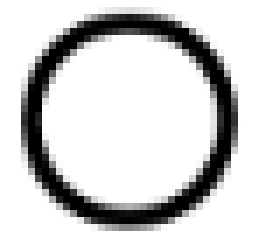
#> input picture backend/benchmarks/fixtures/glyphs/circularity_1.png, 38 x 36 px (shown 7 times larger)
$ python -i symbol_markers.py   (imports and definitions only)
#> lines starting #> are read from the running program, lines starting #| are printed output that depends on the picture; after the words box and inside, x2 and y2 are one past the last pixel; in counts of white or black regions, pixels touching at a corner belong together
#> further down, picture is the input picture: shape (36, 38); min 0, max 255, mean 209.5
"""Find where a reference table's point names are printed in the views.

Once the coordinate table has been read, every one of its point names — ``a``,
``b``, ``c`` … — appears somewhere in the drawing as a bare glyph on its own
leader line, often several times because the same point is called out in more
than one view.  Those glyph positions are what gets ballooned.

Recognition is the wrong tool here and was measured to be: run over tiles of
the sheet, PaddleOCR found roughly half the markers on the benchmark drawing
and invented a handful that were not there.  A lone 10-pixel letter carries
almost no context, which is exactly what a text recogniser relies on.

Template matching does have the context, because the drawing supplies it.  The
table prints the very same names in the very same font, so its name cells are
cut out and used as the templates, and the digits in its coordinate cells are
cut out as *counter*-templates.  A candidate glyph in the views is accepted
only when it looks more like one of the point names than like any digit, by a
clear margin.  Everything compared comes from this one sheet, so the matcher
never has to generalise across fonts, scanners or line weights.

Scale is handled by normalising both sides into the same box: the table prints
its names larger than the views do, typically two to three times.
"""

from __future__ import annotations

from dataclasses import dataclass, field
from typing import Mapping, Sequence

import cv2
import numpy as np
from PIL import Image

from page_layout import LayoutBox


# Every glyph is compared inside this box. Large enough to keep the strokes
# that separate b/h and c/e apart, small enough that matching stays cheap.
GLYPH_NORM = 28

# Standard deviation, in normalised-patch pixels, of the blur applied to both
# sides before they are correlated.
#
# CAD lettering is a hairline: at the resolution this runs at, a point name is
# one or two pixels of stroke with nothing either side of it. A mean-centred
# cosine over two such patches measures stroke *registration*, not letter
# shape — offset the same glyph by one pixel and the two vectors are close to
# orthogonal. On the benchmark tube drawing the correct identity scored 0.20
# for 'k', 0.22 for 'a' and 0.42 for 'g', while 'd' beat its own template's
# rival by 0.02, so eight of the nine printed names failed the acceptance bar
# and three were found. Softening both sides first restores the comparison the
# scores were meant to express: the same eight glyphs score 0.56 to 0.94 and
# every one of them picks its own identity.
#
# Softening this far and no further. The useful band on that sheet runs from
# about 0.8 to 1.5; at 1.6 a false positive appears, and by 1.8 the blur has
# taken the shape out of the glyphs altogether — every thin upright on the
# page matches 'f' or 'k' and the sheet comes back with forty-one markers,
# none of them real.
GLYPH_BLUR = 1.2

# A marker is a smaller print of the same name: the views label points at the
# sheet's note size while the table prints them at its own. Outside this band
# relative to the table's glyphs the candidate is something else entirely.
MARKER_MIN_SCALE = 0.25
MARKER_MAX_SCALE = 1.35

# A printed letter fills a modest part of its bounding box. A solid arrowhead
# or dot fills nearly all of it, a rule or leader line almost none.
MIN_FILL_RATIO = 0.10
MAX_FILL_RATIO = 0.78

# Letters are roughly as tall as they are wide, give or take a descender.
MIN_ASPECT = 0.22
MAX_ASPECT = 2.0

# A marker printed inside dense artwork — over hatching, between the walls of
# a sectioned part — cannot be read reliably whatever it scores. Foreign ink
# in a margin this wide around the glyph, measured against the glyph's own
# ink, is the test. Generous on purpose: a marker normally has its own leader
# line a few pixels away, and that is not a reason to drop it.
ISOLATION_MARGIN_RATIO = 0.5
ISOLATION_MAX_FOREIGN = 1.5

# A marker is a lone glyph; a word or a dimension is a row of them. Whitespace
# alone does not separate the two, because drawing offices letter-space their
# headings — "G u a r a n t e e d  M e c h a n i c a l  P r o p e r t i e s"
# passes any isolation test and then offers one convincing 'a' and 'e' after
# another.
#
# What does separate them is how much company there is along the line. A line
# of type puts a run of same-size glyphs on one foot; a marker has at most a
# leader line and a stray tick beside it. The count is taken over a window
# rather than from the immediate neighbours, which is what makes the test hold
# at a word boundary: the last letter of a letter-spaced word has nothing
# within a letter's width of it on one side.
#
# Alignment is measured at the foot of the glyph, not its centre, because that
# is what a line of type actually shares. Comparing centres missed an 'e' set
# between an ascender and a descender, which is most of a line of lower case.
#
# The test stays blind to shape on purpose: a drawing is full of short strokes
# that would each look like an 'l' or an 'i', and excluding them individually
# was measured to take the thin letters out of "Material" with them, leaving
# its 'a' looking like a lone callout.
TEXT_LINE_SPAN_RATIO = 9.0
TEXT_LINE_MIN_COMPANY = 2
TEXT_RUN_FOOT_ABOVE = 0.3
TEXT_RUN_FOOT_BELOW = 0.45
TEXT_RUN_HEIGHT_MIN = 0.45
TEXT_RUN_HEIGHT_MAX = 2.2

# Correlation against the best-matching template, and how far that must beat
# the best template of any other identity (including the digits). Both were
# set from the benchmark sheet; the margin is what rejects digits that happen
# to resemble a letter at this size.
#
# The bar moved up with GLYPH_BLUR, which lifts every score: on the benchmark
# tube drawing a correct marker now reads 0.74 to 0.97 while the best
# impostor — the "0" of a scale bar's "10" — reads 0.62.
MIN_MATCH_SCORE = 0.70
MIN_MATCH_MARGIN = 0.06

# What the first pass must reach before a marker is trusted enough to become a
# template for the second. Well above the acceptance bar, because one wrong
# exemplar here teaches the second pass to repeat the mistake.
CONFIDENT_SCORE = 0.75
CONFIDENT_MARGIN = 0.18

# How far, in normalised-patch pixels, a template may be slid over a
# candidate before they are scored. See :func:`_correlate`.
SHIFT_SEARCH = 2

# How far a match may stand from the height the sheet's confident matches
# agree on, and how many of those it takes before that agreement is trusted.
# See :func:`_size_agreeing`.
SIZE_CONSENSUS_MIN_RATIO = 0.65
SIZE_CONSENSUS_MAX_RATIO = 1.45
SIZE_CONSENSUS_MIN_MARKERS = 3

# Guard against a pathological page: a drawing covered in small marks would
# otherwise spend minutes in the comparison loop.
MAX_CANDIDATES = 6000

# Label used for every counter-template. Not a point name, so a candidate that
# matches one is rejected.
NOT_A_NAME = "#"


@dataclass
class GlyphTemplate:
    """One exemplar cut from the sheet, kept at the size it was printed.

    The pixels are held rather than a finished patch because the comparison
    is made at the *candidate's* size: see :func:`_normalise`.
    """

    label: str
    gray: np.ndarray
    mask: np.ndarray
    _patches: dict[int, np.ndarray] = field(default_factory=dict, repr=False)

    @property
    def height(self) -> int:
        return int(self.mask.shape[0])

    @property
    def is_name(self) -> bool:
        return self.label != NOT_A_NAME

    # [8 lines left out: function patch, not called in this run]


@dataclass(frozen=True)
class SymbolMarker:
    """One place a point name is printed in the views."""

    symbol: str
    bbox: LayoutBox
    score: float
    margin: float


@dataclass(frozen=True)
class _Candidate:
    """A lone glyph in the views, normalised and waiting to be identified."""

    box: LayoutBox
    gray: np.ndarray
    mask: np.ndarray
    patch: np.ndarray


def _ink_mask(gray: np.ndarray) -> np.ndarray:
    """Binarise dark-on-white artwork, keeping ink that is merely grey.

    Otsu alone is the wrong test for a drawing, and was measured to be: it
    assumes two comparable populations and splits the difference between them,
    so on a sheet that is 99% paper and 1% black linework it parks the
    threshold near mid-grey. Anything printed lighter than that — and point
    names are routinely set in a grey half the weight of the artwork they sit
    on — falls on the paper side and never becomes a candidate at all. On the
    synthetic sheet, markers at grey 130 lost two of three names and markers
    at grey 170 lost all three, before a single correlation was computed.

    Triangle is the test for this histogram shape: one dominant peak with a
    tail, with the threshold set out at the end of the tail. It keeps the grey
    markers, and because it follows the paper distribution rather than a fixed
    level it tightens by itself on a noisy scan instead of flooding — ink came
    back at 0.8–1.0% of the page across the noise range, against Otsu's 0.7%.

    The two are combined rather than swapped. Taking whichever threshold
    admits more ink makes this strictly more permissive than Otsu on its own,
    so a marker that is found today cannot be lost to an unusual histogram
    where Triangle lands lower — an inverted or very dark scan, say.
    """

    otsu, _ = cv2.threshold(gray, 0, 255, cv2.THRESH_BINARY_INV | cv2.THRESH_OTSU)
#> otsu = 141
    triangle, _ = cv2.threshold(
        gray, 0, 255, cv2.THRESH_BINARY_INV | cv2.THRESH_TRIANGLE
    )
#> triangle = 252
    _, mask = cv2.threshold(
        gray,
        max(otsu, triangle),
        255,
        cv2.THRESH_BINARY_INV,
    )
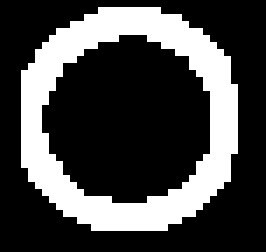
#> mask: shape (36, 38) (shown 7 times larger); 27.9% white; 1 white region, box (x1, y1, x2, y2) and area: (3, 1, 34, 33) 382
    return mask


# [124 lines left out: functions _normalise, _correlate, _classify, not called in this run]


# A stroke this small a fraction of the name cell's largest one is a speck of
# scanner dirt or the stub of a rule the inset failed to cut away, not part of
# the glyph. Low on purpose: the arms of a 'k' and the dot of an 'i' are a
# modest share of the stem they belong to.
INTERIOR_STROKE_MIN_AREA = 0.05


def _interior_glyph(
    gray: np.ndarray,
) -> tuple[np.ndarray, np.ndarray] | None:
    """Cut the printed glyph out of a table cell.

    The cell crop still carries slivers of the rules that bound it, and those
    are wider than anything printed inside, so the largest component is not
    safe to take. Components touching the crop edge are dropped first.

    Every surviving stroke is then kept, not merely the biggest one. A letter
    is not always one connected component: in the font on the benchmark tube
    drawing a 'k' is a stem with its arms drawn separately, so taking only the
    largest left a template that was the bare "<" — and 'k' was then unfindable
    whatever the views printed. The same would hollow out an 'i', and a
    two-character name like "P1" is two components by construction.
    """

    mask = _ink_mask(gray)
    count, labels, stats, _ = cv2.connectedComponentsWithStats(mask, 8)
#> count = 2; stats = [[0, 0, 38, 36, 986], [3, 1, 31, 32, 382]]
    height, width = mask.shape
#> height = 36; width = 38
    interior = [
        index
        for index in range(1, count)
        for x, y, w, h, _ in (stats[index],)
        if x > 0 and y > 0 and x + w < width and y + h < height
    ]
#> interior = [1]
    if not interior:
        return None
    largest = max(stats[index][4] for index in interior)
#> largest = 382
    strokes = [
        index
        for index in interior
        if stats[index][4] >= largest * INTERIOR_STROKE_MIN_AREA
    ]
#> strokes = [1]
    x = min(stats[index][0] for index in strokes)
#> x = 3
    y = min(stats[index][1] for index in strokes)
#> y = 1
    x1 = max(stats[index][0] + stats[index][2] for index in strokes)
#> x1 = 34
    y1 = max(stats[index][1] + stats[index][3] for index in strokes)
#> y1 = 33
    component = np.isin(labels[y:y1, x:x1], strokes).astype(np.uint8)
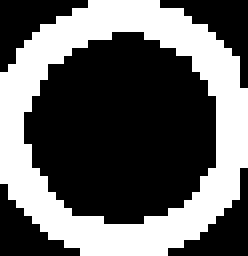
#> component: shape (32, 31) (shown 8 times larger); values 0 (black) and 1 (white), 38.5% white; 1 white region, box (x1, y1, x2, y2) and area: (0, 0, 31, 32) 382
    return gray[y:y1, x:x1], component


# [63 lines left out: functions build_templates, _inset, not called in this run]


def _median_height(templates: Sequence[GlyphTemplate]) -> float:
    heights = [template.height for template in templates if template.is_name]
    return float(np.median(heights)) if heights else 0.0


# [252 lines left out: functions _page_glyphs, locate_markers, _consensus_height, _size_agrees, _size_agreeing, _inside_a_word and 1 more, not called in this run]

>>> import cv2
>>> picture = cv2.imread('benchmarks/fixtures/glyphs/circularity_1.png', cv2.IMREAD_GRAYSCALE)
>>> result = _interior_glyph(picture)

$ run again, on backend/benchmarks/fixtures/glyphs/concentricity_1.png
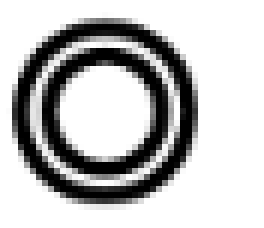
#> input picture backend/benchmarks/fixtures/glyphs/concentricity_1.png, 44 x 38 px (shown 6 times larger)
#> picture is the input picture: shape (38, 44); min 0, max 255, mean 191.9
#> otsu = 139
#> triangle = 253
#> in _ink_mask, `_, mask = cv2.threshold( gray, max(otsu, triangle), 255, cv2.THRESH_BI..`:
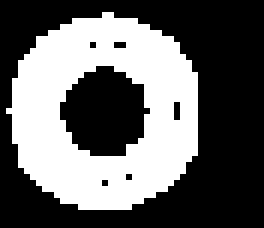
#> mask: shape (38, 44) (shown 6 times larger); 39.4% white; 1 white region, box (x1, y1, x2, y2) and area: (1, 2, 33, 35) 658
#> count = 2; stats = [[0, 0, 44, 38, 1014], [1, 2, 32, 33, 658]]
#> interior = [1]
#> largest = 658
#> strokes = [1]
#> x = 1
#> y = 2
#> x1 = 33
#> y1 = 35
#> in _interior_glyph, `component = np.isin(labels[y:y1, x:x1], strokes).astype(np.uint8)`:
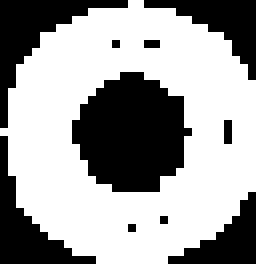
#> component: shape (33, 32) (shown 8 times larger); values 0 (black) and 1 (white), 62.3% white; 10 black regions (5 under 20 px), largest, box (x1, y1, x2, y2) and area: (9, 9, 24, 24) 163, (0, 0, 16, 16) 71, (0, 17, 12, 33) 60, (18, 0, 32, 10) 52, (21, 24, 32, 33) 44
